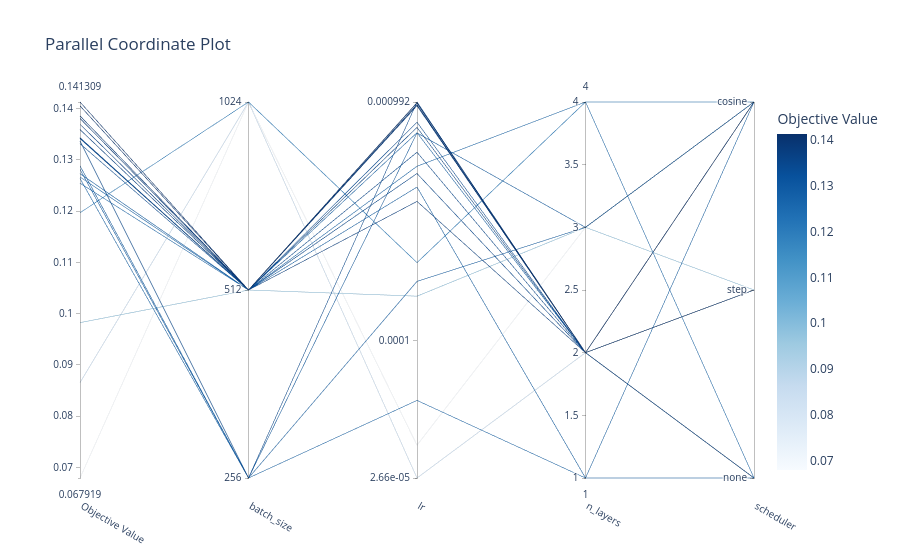

Source (notebook cell):
### Code cell
plot_parallel_coordinate(study, params=["lr", "n_layers", "scheduler", "batch_size"])

### Figure 1 — Plotly figure (JSON) as saved in the notebook; plotly's stock layout.template omitted (floating-point values rounded to 4 significant figures)
{"data": [{"dimensions": [{"label": "Objective Value", "range": [0.06792, 0.1413], "values": [0.1264, 0.1282, 0.1337, 0.1288, 0.09825, 0.1359, 0.1332, 0.1413, 0.1406, 0.1273, 0.137, 0.1381, 0.1386, 0.1343, 0.1342, 0.1342, 0.1267, 0.1255, 0.08654, 0.1197, 0.06792]}, {"label": "batch_size", "range": [0, 2], "ticktext": ["256", "512", "1024"], "tickvals": [0, 1, 2], "values": [0, 0, 0, 0, 1, 1, 1, 1, 1, 1, 1, 1, 1, 1, 1, 1, 1, 1, 2, 2, 2]}, {"label": "lr", "range": [-4.575, -3.003], "ticktext": ["2.66e-05", "0.0001", "0.000992"], "tickvals": [-4.575, -4, -3.003], "values": [-4.251, -3.753, -3.003, -3.133, -3.815, -3.11, -3.088, -3.006, -3.007, -3.359, -3.419, -3.015, -3.019, -3.014, -3.213, -3.302, -3.132, -3.272, -4.575, -3.675, -4.438]}, {"label": "n_layers", "range": [1, 4], "values": [1, 3, 2, 3, 3, 2, 2, 2, 2, 1, 2, 2, 2, 2, 2, 2, 2, 4, 2, 4, 3]}, {"label": "scheduler", "range": [0, 2], "ticktext": ["none", "step", "cosine"], "tickvals": [0, 1, 2], "values": [0, 2, 0, 2, 1, 2, 2, 2, 2, 2, 2, 1, 1, 1, 1, 0, 2, 0, 0, 2, 2]}], "labelangle": 30, "labelside": "bottom", "line": {"color": [0.1264, 0.1282, 0.1337, 0.1288, 0.09825, 0.1359, 0.1332, 0.1413, 0.1406, 0.1273, 0.137, 0.1381, 0.1386, 0.1343, 0.1342, 0.1342, 0.1267, 0.1255, 0.08654, 0.1197, 0.06792], "colorbar": {"title": {"text": "Objective Value"}}, "colorscale": [[0, "rgb(247,251,255)"], [0.125, "rgb(222,235,247)"], [0.25, "rgb(198,219,239)"], [0.375, "rgb(158,202,225)"], [0.5, "rgb(107,174,214)"], [0.625, "rgb(66,146,198)"], [0.75, "rgb(33,113,181)"], [0.875, "rgb(8,81,156)"], [1, "rgb(8,48,107)"]], "reversescale": false, "showscale": true}, "type": "parcoords"}], "layout": {"title": {"text": "Parallel Coordinate Plot"}}}
